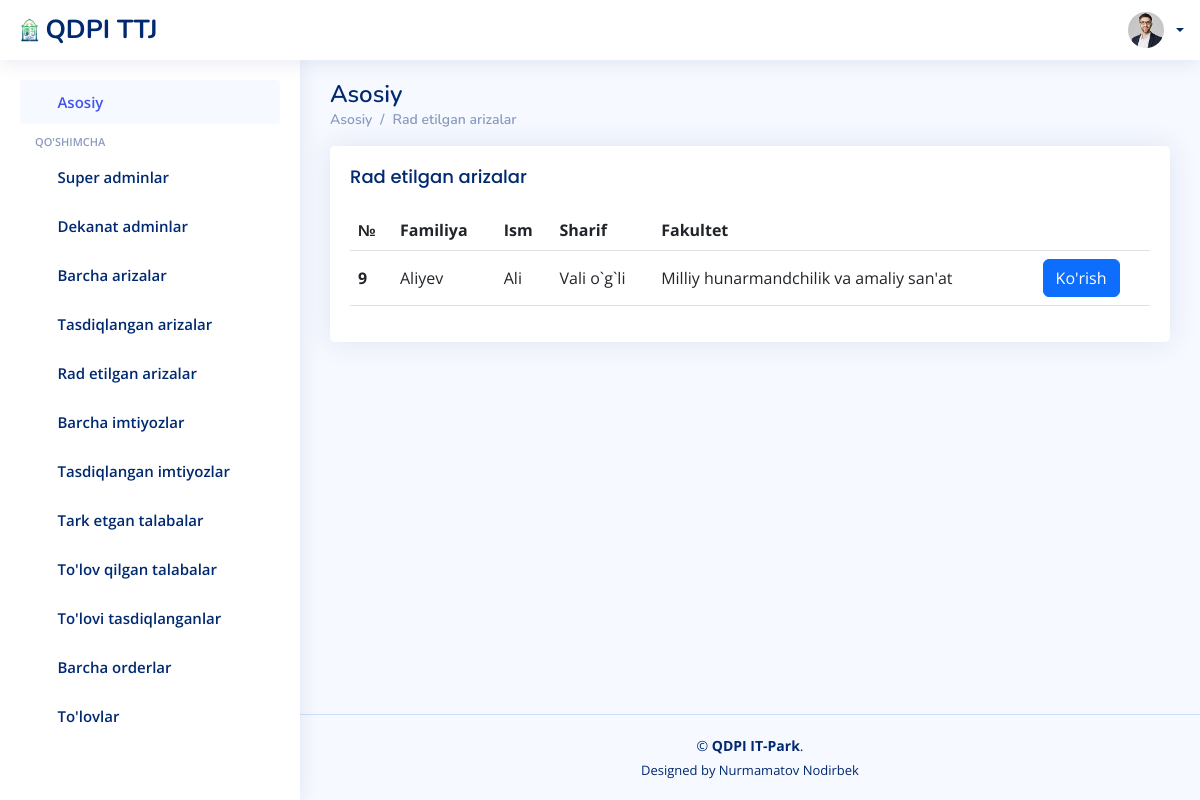
The app's page /ariza/radetilgan/, older data.
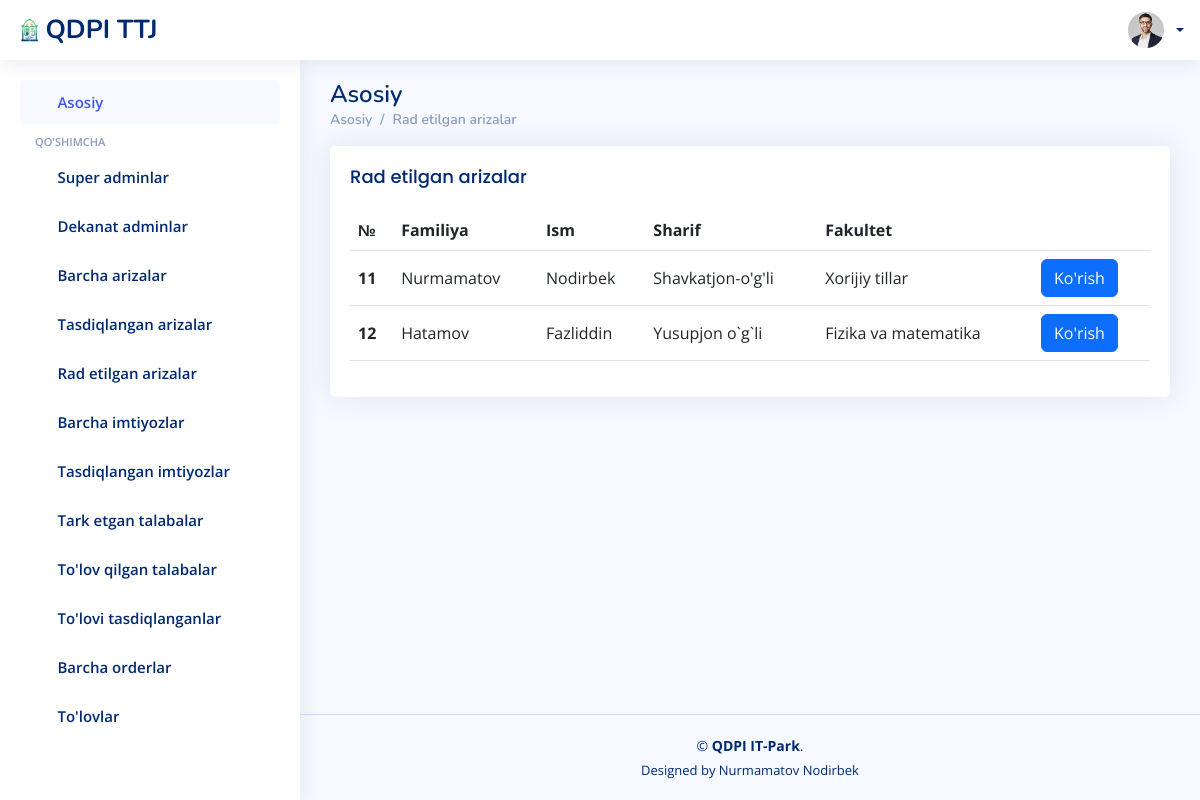
The same page, newer data.
### ariza/models.py (models this page shows)
class Ariza(models.Model):
    talaba_id = models.CharField(max_length=100)
    first_name = models.CharField(max_length=100)
    last_name = models.CharField(max_length=100)
    sharif = models.CharField(max_length=100)
    viloyat = models.CharField(max_length=100)
    tuman = models.CharField(max_length=100)
    kocha = models.CharField(max_length=100)
    fakultet = models.CharField(max_length=100)
    yonalish = models.CharField(max_length=100)
    kurs    = models.CharField(max_length=100)
    pasport_serya_raqam = models.CharField(max_length=100)
    pasport_rasm = models.FileField(upload_to='rasmlar/')
    xulosa = models.CharField(max_length=1000, blank=True)
    tasdiqlash = models.CharField(max_length=100, blank=True)
    sana = models.DateTimeField(auto_now_add=True)

### ariza/views.py (the view)
# urls.py: path('radetilgan/', radetilgan, name='radetilgan'),
@csrf_exempt
def radetilgan(request):
    talabalar = User.objects.filter(lavozim='talaba')
    data = Ariza.objects.filter(tasdiqlash = 'radetildi')
    contex = {
        'data':data,
        'talabalar':talabalar,
    }
    return render(request,  'dekanatadmin/radetilgan.html', contex)

### templates/dekanatadmin/radetilgan.html (shortened to what the changed rows need)
{% load static %}
<!DOCTYPE html>
<html lang="en">
<head>
  <link href="{% static '/assets/vendor/bootstrap/css/bootstrap.min.css' %}" rel="stylesheet">
  <link href="{% static '/assets/vendor/bootstrap-icons/bootstrap-icons.css' %}" rel="stylesheet">
  <link href="{% static '/assets/vendor/simple-datatables/style.css' %}" rel="stylesheet">
  <link href="{% static '/assets/css/style.css' %}" rel="stylesheet">
</head>
<body>
  <main id="main" class="main">
    <div class="pagetitle">
      <h1>Asosiy</h1>
    </div>
    <section class="section dashboard">
      <div class="row">
        <div class="col-lg-12">
          <div class="card">
            <div class="card-body">
              <table class="table datatable">
                <thead>
                  <tr>
                    <th scope="col">№</th>
                    <th scope="col">Familiya</th>
                    <th scope="col">Ism</th>
                    <th scope="col">Sharif</th>
                    <th scope="col">Fakultet</th>
                    <th></th>
                  </tr>
                </thead>
                <tbody>
                  {% for d in data %}
                  <tr>
                    <th scope="row">{{d.id}}</th>
                    <td>{{d.last_name}}</td>
                    <td>{{d.first_name}}</td>
                    <td>{{d.sharif}}</td>
                    <td>{{d.fakultet}}</td>
                    <td><a class="btn btn-primary" href="{% url 'tasdiqlangan_malumotlar' d.talaba_id %}">Ko'rish</a></td>
                  </tr>
                  {% endfor %}
                </tbody>
              </table>
            </div>
          </div>
        </div>
      </div>
    </section>
  </main>
</body>
</html>

Row changes from the older to the newer data that the page shows:
no longer on this page (row edited): Ariza: id "9", last_name "Aliyev", first_name "Ali", sharif "Vali o`g`li", fakultet "Milliy hunarmandchilik va amaliy san'at"
now on this page (row edited): Ariza: id "11", last_name "Nurmamatov", first_name "Nodirbek", sharif "Shavkatjon-o'g'li", fakultet "Xorijiy tillar"
now on this page (row edited): Ariza: id "12", last_name "Hatamov", first_name "Fazliddin", sharif "Yusupjon o`g`li", fakultet "Fizika va matematika"
